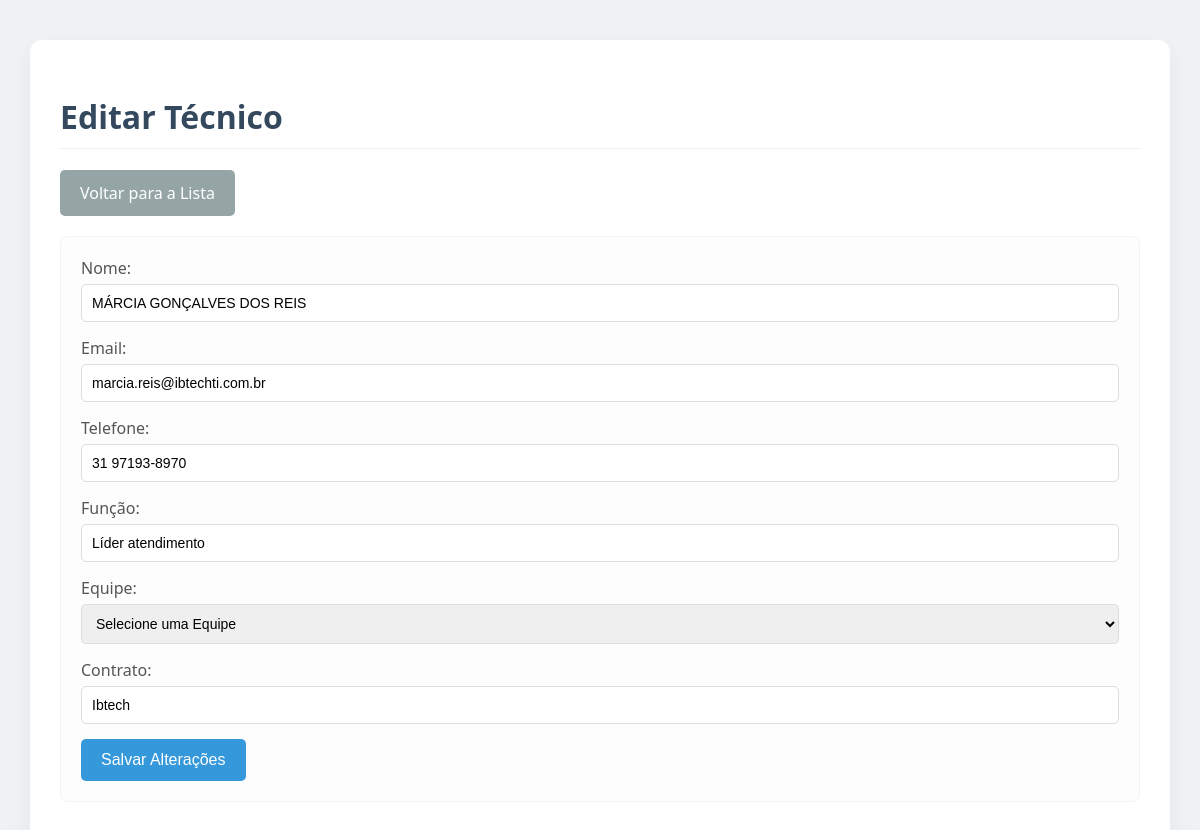
Page /edit_tecnico/2 on the committed database.
### tables this page shows
CREATE TABLE tecnicos (
            id INTEGER PRIMARY KEY AUTOINCREMENT,
            nome TEXT NOT NULL,
            email TEXT,
            telefone TEXT,
            funcao TEXT,
            equipe TEXT,
            contrato TEXT
        );

### app.py (the view, shortened to what this page needs)
@app.route('/edit_tecnico/<int:id>', methods=['GET', 'POST'])
def edit_tecnico(id):
    conn = get_db_connection()
    tecnico = conn.execute('SELECT * FROM tecnicos WHERE id = ?', (id,)).fetchone()
    equipes_data = conn.execute('SELECT nome FROM equipes').fetchall()
    conn.close()
    return render_template('edit_tecnico.html', tecnico=tecnico, equipes=equipes_data)

### app.py (called while the page is built)
def get_db_connection():
    conn = sqlite3.connect('database.db')
    conn.row_factory = sqlite3.Row
    return conn

### templates/edit_tecnico.html (shortened to what this page needs)
<!DOCTYPE html>
<html lang="pt-br">
<head>
    <link rel="stylesheet" href="{{ url_for('static', filename='style.css') }}">
</head>
<body>
    <div class="container">
        <h1>Editar Técnico</h1>
        <a href="{{ url_for('tecnicos') }}" class="button">Voltar para a Lista</a>
        <form action="{{ url_for('edit_tecnico', id=tecnico['id']) }}" method="post">
            <label for="nome">Nome:</label>
            <input type="text" id="nome" name="nome" value="{{ tecnico['nome'] }}" required>
            <label for="email">Email:</label>
            <input type="email" id="email" name="email" value="{{ tecnico['email'] }}">
            <label for="telefone">Telefone:</label>
            <input type="tel" id="telefone" name="telefone" value="{{ tecnico['telefone'] }}">
            <label for="funcao">Função:</label>
            <input type="text" id="funcao" name="funcao" value="{{ tecnico['funcao'] }}">
            <label for="equipe">Equipe:</label>
            <select id="equipe" name="equipe">
                <option value="">Selecione uma Equipe</option>
            </select>
            <label for="contrato">Contrato:</label>
            <input type="text" id="contrato" name="contrato" value="{{ tecnico['contrato'] }}">
            <button type="submit">Salvar Alterações</button>
        </form>
    </div>
</body>
</html>

### static/style.css (style rules this page uses)
body { font-family: 'Segoe UI', Tahoma, Geneva, Verdana, sans-serif; background-color: #eef2f5; margin: 0; padding: 0; color: #444; }
.container { max-width: 90%; margin: 40px auto; background: #fff; padding: 30px; border-radius: 12px; box-shadow: 0 10px 25px rgba(0, 0, 0, 0.05); }
h1, h2 { color: #34495e; border-bottom: 1px solid #ecf0f1; padding-bottom: 10px; margin-top: 25px; }
form { background: #fdfdfd; padding: 20px; border-radius: 8px; margin-bottom: 20px; border: 1px solid #f0f4f7; }
label { display: block; margin-bottom: 5px; font-weight: 500; color: #555; }
input[type="text"], input[type="email"], input[type="tel"], input[type="date"], input[type="number"], select, textarea { width: 100%; padding: 10px; margin-bottom: 15px; border: 1px solid #ddd; border-radius: 5px; box-sizing: border-box; font-size: 14px; transition: border-color 0.3s; }
button[type="submit"] { background-color: #3498db; color: white; padding: 12px 20px; border: none; border-radius: 5px; cursor: pointer; font-size: 16px; transition: background-color 0.3s; }
a.button { display: inline-block; padding: 12px 20px; background-color: #95a5a6; color: white; text-decoration: none; border-radius: 5px; margin-bottom: 20px; transition: background-color 0.3s; }

### rows in the picture
tecnicos: nome "MÁRCIA GONÇALVES DOS REIS", email "marcia.reis@ibtechti.com.br", telefone "31 97193-8970", funcao "Líder atendimento", contrato "Ibtech"
